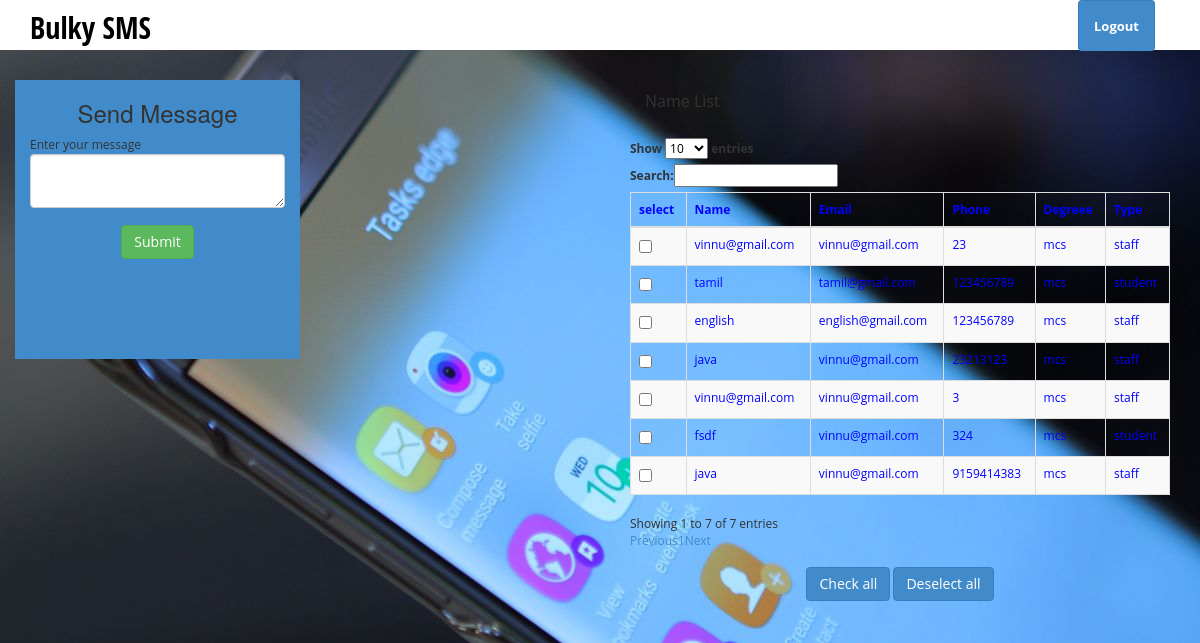
The page /admin/index.php (signed in) on the database its author committed.
### tables this page shows
CREATE TABLE `info` (
  `sid` int(11) NOT NULL,
  `name` varchar(200) NOT NULL,
  `mail` varchar(200) NOT NULL,
  `phone` varchar(200) NOT NULL,
  `degree` varchar(200) NOT NULL,
  `stype` varchar(244) NOT NULL
);

### admin/index.php (the view, shortened to what this page needs)
<!DOCTYPE html>
<html>
  <head>
    <link href="https://code.jquery.com/ui/1.10.3/themes/redmond/jquery-ui.css" rel="stylesheet" media="screen">
    <link href="bootstrap/css/bootstrap.min.css" rel="stylesheet">
    <link href="css/styles.css" rel="stylesheet">
   <link rel="stylesheet" type="text/css" href="https://code.jquery.com/ui/1.12.1/themes/base/jquery-ui.css">
    <link rel="stylesheet" type="text/css" href="https://cdn.datatables.net/1.10.19/css/dataTables.jqueryui.min.css">
  </head>
  <body>
  	<div class="header" style="background-color: white">
	     <div class="container">
	        <div class="row">
	           <div class="col-md-5">
	              <div class="logo">
	                 <h1><a href="index.html" style="color: black">Bulky SMS</a></h1>
	              </div>
	           </div>
	           <div class="col-md-2">
	              <div class="navbar navbar-inverse" role="banner">
	                  <nav class="collapse navbar-collapse bs-navbar-collapse navbar-right" role="navigation">
	                    <ul class="nav navbar-nav">
	                          <li><a href="logout.php" class="btn btn-primary" style="color: black">Logout</a></li>
	                    </ul>
	                  </nav>
	              </div>
	           </div>
	        </div>
	     </div>
	</div>
    <div class="page-content">
    	<div class="row">
		   <form class="from-group" action="upload.php" method="post" enctype="multipart/form-data">
		  <div class="col-md-6">
  						<div class="col-lg-6 col-sm-6" style="background-color: #428bca">
  							<div class="card">
  								<h3 class="text-center">Send Message</h3>
                  <lable>Enter your message</lable>
                  <textarea name="info" class="form-control" ></textarea>
                  <br>
                  <div class="text-center" style="margin-bottom: 100px">
  								<input type="submit" class="btn btn-success">
                </div>
  							</div>
  						</div>
            </div>
            <div class="col-md-6">
  				<div class="panel-heading">
					<div class="panel-title">Name List</div>
				</div>
  				<div class="panel-body">
  					<table cellpadding="0" cellspacing="0" border="0" class="table table-striped table-bordered" id="example" style="color: blue">
						<thead>
							<tr>
                <th>select</th>
								<th>Name</th>
								<th>Email</th>
								<th>Phone</th>
                <th>Degreee</th>
                <th>Type</th>
							</tr>
						</thead>
						<tbody>
              <?php
                include('../db.php');
                $q1="select * from info";
                $res=mysqli_query($db,$q1);
                while($row=mysqli_fetch_array($res)){
              ?>
              <tr>
                <td><input type="checkbox" value="<?php echo $row['phone']; ?>" name="check[]"/></td>
                <td><?php echo $row['name'] ?></td>
                <td><?php echo $row['mail'] ?></td>
                <td><?php echo $row['phone'] ?></td>
                <td><?php echo $row['degree'] ?></td>
                <td><?php echo $row['stype'] ?></td>
              </tr>
						  <?php
            }
            ?>
							</tbody>
					</table><br>
          <div class="text-center">
                        <input type="button" class="btn btn-primary" id="all" value="Check all">
                            <input type="button" class="btn btn-primary" id="dall" value="Deselect all">
                      </div>
  				</div>
  			</div>
</form>
		  </div>
    </div>
  </body>
</html>

### admin/css/styles.css (style rules this page uses)
body { font-family: 'Open Sans', sans-serif; background-color: #f7f7f7; position: relative; margin: 0px; font-size: 12px; padding: 0px; }
.page-content > .row { margin-left: 0px !important; margin-right: 0px !important; margin-top: 30px; }
.header { height:50px; background-color: #2c3742; }
.header .logo h1 { font-size:30px; margin:0px; padding:10px 0px; }
.header .logo h1 a { color:#fff; font-family: 'Open Sans Condensed', sans-serif; }
.header .navbar * { box-shadow:none !important; }
.header .navbar { background:none !important; border:0px !important; }
.header .navbar .nav > li > a { color:#fff !important; font-size:13px !important; border-bottom:0px !important; margin-top:0px !important; font-weight:bold; }
.header .navbar-collapse { border:0px !important; }
body { background-color: #eff0f3; }
.panel-heading>.panel-title, .content-box-header .panel-title { float: left; padding: 10px 15px; padding-top: 0px; }
.panel-body { clear:both; }

### admin/index.php (style rules this page uses)
body { background-image: url('images/m3.jpg'); }

### rows shown on the page
info: name "vinnu@gmail.com", mail "vinnu@gmail.com", phone "23", degree "mcs", stype "staff"
info: name "tamil", mail "tamil@gmail.com", phone "123456789", degree "mcs", stype "student"
info: name "english", mail "english@gmail.com", phone "123456789", degree "mcs", stype "staff"
info: name "java", mail "vinnu@gmail.com", phone "23213123", degree "mcs", stype "staff"
info: name "vinnu@gmail.com", mail "vinnu@gmail.com", phone "3", degree "mcs", stype "staff"
info: name "fsdf", mail "vinnu@gmail.com", phone "324", degree "mcs"
info: name "java", mail "vinnu@gmail.com", phone "9159414383", degree "mcs", stype "staff"
